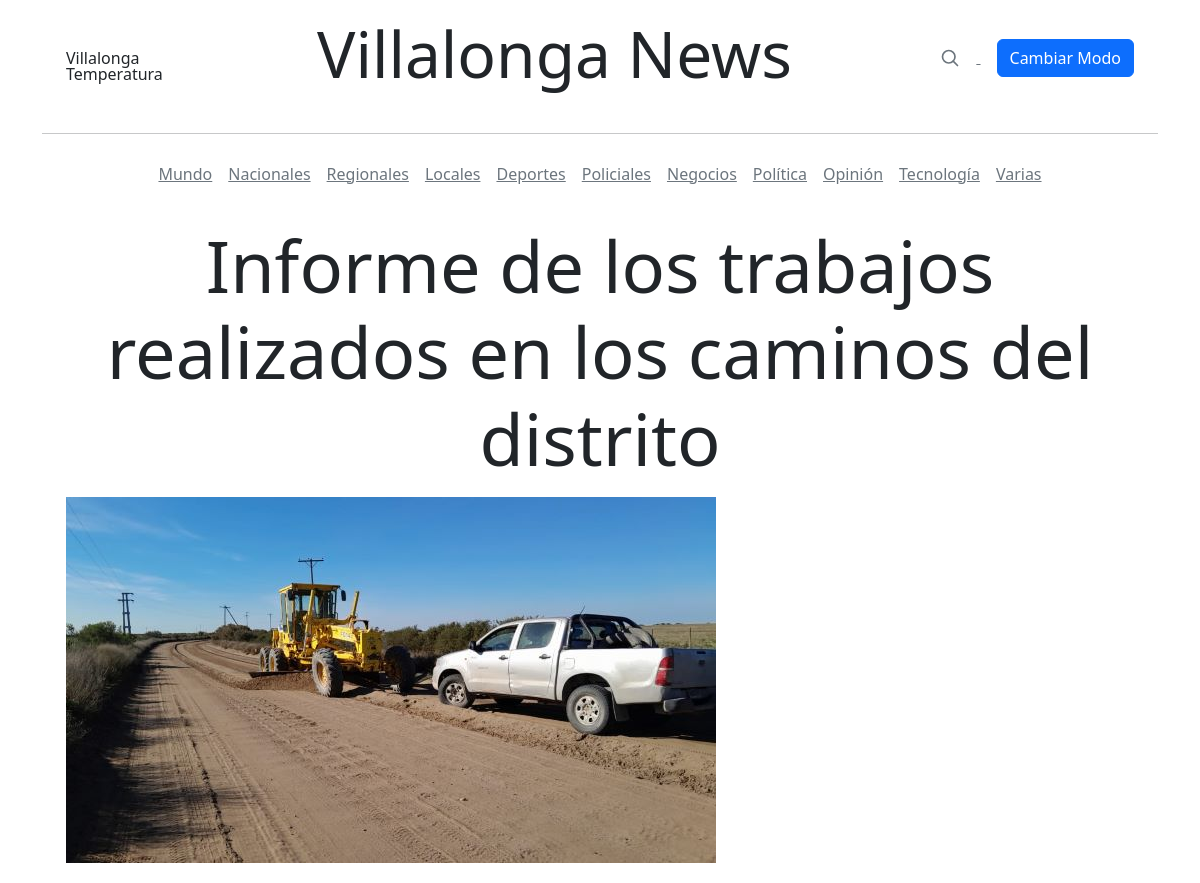
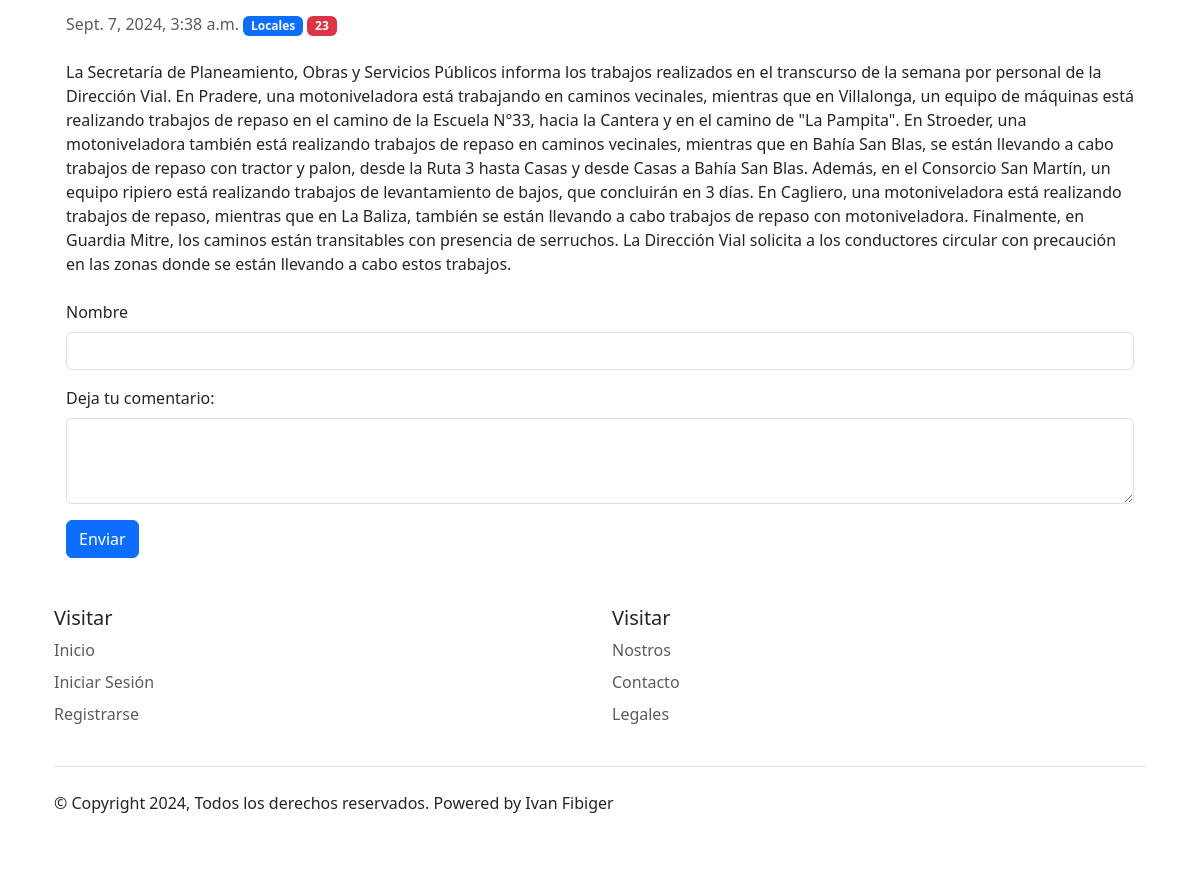
Page /articulo/2/ on the committed database (2 pictures, top to bottom).
### core/models.py (models this page shows, shortened)
class Article(models.Model):
    title = models.CharField(max_length=250)
    lead = models.TextField(null=True)
    body = models.TextField()
    media = models.FileField(upload_to='media/', null=True, blank=True)
    media_footer = models.CharField(max_length=250, blank=True)
    author = models.ForeignKey(User, on_delete=models.CASCADE, related_name='articles')
    category = models.ForeignKey(Category, on_delete=models.CASCADE)
    published_date = models.DateTimeField(auto_now_add=True)
    updated_date = models.DateTimeField(auto_now=True)
    is_featured = models.BooleanField(default=False)
    is_important = models.BooleanField(default=False)
    class Meta:
        ordering = ['-published_date']

class Category(models.Model):
    name = models.CharField(max_length=60, unique=True)
    def __str__(self):
        return self.name

### core/views.py (the view)
# urls.py: path('articulo/<int:id>/', views.article_detail, name='article_detail'),
def article_detail(request, id):
    article_detail = get_object_or_404(Article, id=id)
    return render(request, 'articulo.html', {'article_detail': article_detail})

### core/templates/articulo.html (shortened to what this page needs)
{% load static %}
<!DOCTYPE html>
<html lang="es">
<head>
  <link href="https://cdn.jsdelivr.net/npm/bootstrap@5.3.2/dist/css/bootstrap.min.css" rel="stylesheet"
>
  <link rel="stylesheet" type="text/css"
    href="https://cdnjs.cloudflare.com/ajax/libs/slick-carousel/1.8.1/slick.min.css" />
  <link rel="stylesheet" type="text/css"
    href="https://cdnjs.cloudflare.com/ajax/libs/slick-carousel/1.8.1/slick-theme.min.css" />
  <link rel="stylesheet" href="{% static 'css/blog.css' %}">
</head>
<body>
  <div class="container">
<div class="container">
  <header class="blog-header lh-1 py-3">
    <div class="container">
      <div class="row flex-nowrap justify-content-between align-items-center">
        <div class="col-4 col-sm-2">
          <div id="weatherWidget" class="tie-weather-widget is-animated d-none d-sm-block" title="Weather">
            <div class="weather-wrap">
              <div class="weather-forecast-day small-weather-icons">
                <div class="weather-icon">
                </div>
              </div>
              <div class="city-data">
                <span id="cityName">Villalonga</span>
                <span id="weatherTemp" class="weather-current-temp">Temperatura</span>
              </div>
            </div>
          </div>
        </div>
        <div class="col-4 col-sm-6 text-center">
          <h1 class="display-3 text-center"><a class="blog-header-logo text-dark" href="{% url 'index' %}" id="titulo-principal">Villalonga News</a></h1>
        </div>
        <div class="col-4 col-sm-3 text-end">
          <div id="collapseButtons" class="collapse d-sm-block">
            <a class="link-secondary me-3 d-none d-sm-inline" href="#" aria-label="Search">
              <svg xmlns="http://www.w3.org/2000/svg" width="20" height="20" fill="none" stroke="currentColor"
                stroke-linecap="round" stroke-linejoin="round" stroke-width="2" class="mx-3" role="img"
                viewBox="0 0 24 24">
                <title>Search</title>
                <circle cx="10.5" cy="10.5" r="7.5"></circle>
                <path d="M21 21l-5.2-5.2"></path>
              </svg>
            </a>
            <button id="modoBtn" class="btn btn-primary">Cambiar Modo</button>
          </div>
        </div>
      </div>
    </div>
  </header>
</div>
<hr>
<div class="nav-scroller py-1 mb-2">
  <nav class="nav d-flex justify-content-center">
    <a class="p-2 link-secondary" href="{% url 'category_detail' 'Mundo' %}">Mundo</a>
    <a class="p-2 link-secondary" href="{% url 'category_detail' 'Nacionales' %}">Nacionales</a>
    <a class="p-2 link-secondary" href="{% url 'category_detail' 'Regionales' %}">Regionales</a>
    <a class="p-2 link-secondary" href="{% url 'category_detail' 'Locales' %}">Locales</a>
    <a class="p-2 link-secondary" href="{% url 'category_detail' 'Deportes' %}">Deportes</a>
    <a class="p-2 link-secondary" href="{% url 'category_detail' 'Policiales' %}">Policiales</a>
    <a class="p-2 link-secondary" href="{% url 'category_detail' 'Negocios' %}">Negocios</a>
    <a class="p-2 link-secondary" href="{% url 'category_detail' 'Politica' %}">Política</a>
    <a class="p-2 link-secondary" href="{% url 'category_detail' 'Opinión' %}">Opinión</a>
    <a class="p-2 link-secondary" href="{% url 'category_detail' 'Tecnologia' %}">Tecnología</a>
    <a class="p-2 link-secondary" href="{% url 'category_detail' 'Varias' %}">Varias</a>
  </nav>
</div>
  <div class="container-fluid">
    <main class="mt-4">
      <div class="container">
        <h2 class="mb-3 text-center display-2">{{article_detail.title}}</h2>
        <img src="{{ article_detail.media.url }}" alt="{{ article_detail.title }}" class="img-fluid mb-3">
        <span class="text-muted mr-2">{{ article_detail.published_date }}</span>
        <span class="badge bg-primary text-light mr-2">{{ article_detail.category}}</span>
        <span class="badge bg-danger"> 23</span>
        <p class="mt-4">
          {{article_detail.body}}
        </p>
        <form action="" class="mt-4">
          <div class="mb-3">
            <label for="FormControlInput1" class="form-label">Nombre</label>
            <input type="email" class="form-control" id="FormControlInput1">
          </div>
          <div class="mb-3">
            <label for="FormControlTextarea1" class="form-label">Deja tu comentario: </label>
            <textarea class="form-control" id="FormControlTextarea1" rows="3"></textarea>
          </div>
          <button type="button" class="btn btn-primary">Enviar</button>
        </form>
      </div>
    </main>
  </div>
    <div class="container">
      <footer class="py-5">
        <div class="row">
          <div class="col-6 col-md-6 mb-2">
            <h5>Visitar</h5>
            <ul class="nav flex-column">
              <li class="nav-item mb-2"><a href="{% url 'index' %}" class="nav-link p-0 text-body-secondary">Inicio</a></li>
              <li class="nav-item mb-2"><a href="#" class="nav-link p-0 text-body-secondary">Iniciar Sesión</a></li>
              <li class="nav-item mb-2"><a href="#" class="nav-link p-0 text-body-secondary">Registrarse</a></li>
            </ul>
          </div>
          <div class="col-6 col-md-6 mb-2">
            <h5>Visitar</h5>
            <ul class="nav flex-column">
              <li class="nav-item mb-2"><a href="#" class="nav-link p-0 text-body-secondary">Nostros</a></li>
              <li class="nav-item mb-2"><a href="#" class="nav-link p-0 text-body-secondary">Contacto</a></li>
              <li class="nav-item mb-2"><a href="#" class="nav-link p-0 text-body-secondary">Legales</a></li>
            </ul>
          </div>
        </div>
        <div class="d-flex flex-column flex-sm-row justify-content-between py-4 my-4 border-top">
          <p>© Copyright 2024, Todos los derechos reservados. Powered by Ivan Fibiger</p>
          <ul class="list-unstyled d-flex">
            <li class="ms-3"><a class="link-body-emphasis" href="#"><svg class="bi" width="24" height="24">
                  <use xlink:href="#twitter"></use>
                </svg></a></li>
            <li class="ms-3"><a class="link-body-emphasis" href="#"><svg class="bi" width="24" height="24">
                  <use xlink:href="#instagram"></use>
                </svg></a></li>
            <li class="ms-3"><a class="link-body-emphasis" href="#"><svg class="bi" width="24" height="24">
                  <use xlink:href="#facebook"></use>
                </svg></a></li>
          </ul>
        </div>
      </footer>
    </div>
  </div>
</body>
</html>

### static/css/blog.css (style rules this page uses)
.container { position: relative; }
#titulo-principal { text-decoration: none; }

### rows in the picture
Article: title "Informe de los trabajos realizados en los caminos del distrito", media (picture), published_date "Sept. 7, 2024, 3:38 a.m.", category "Locales", body "La Secretaría de Planeamiento, Obras y Servicios Públicos informa los trabajos realizados en el transcurso de la semana por personal de la Dirección Vial. En Pradere, una motoniveladora está trabajando en caminos vecinales, mientras que en Villalonga, un equipo de máquinas está realizando trabajos de repaso en el camino de la Escuela N°33, hacia la Cantera y en el camino de \"La Pampita\". En Stroeder, una motoniveladora también está realizando trabajos de repaso en caminos vecinales, mientras que en Bahía San Blas, se están llevando a cabo trabajos de repaso con tractor y palon, desde la Ruta 3 hasta Casas y desde Casas a Bahía San Blas. Además, en el Consorcio San Martín, un equipo ripiero…"
